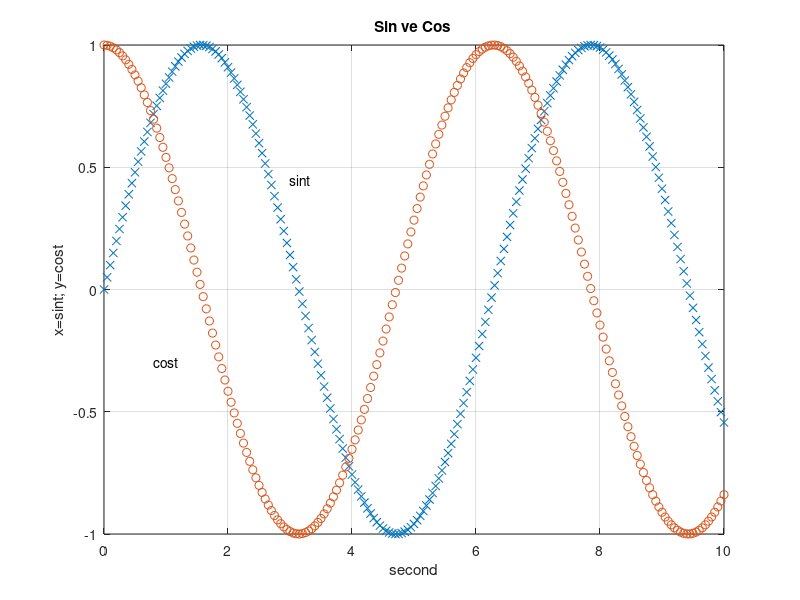

The MATLAB script that drew this image:
% show sinx and cosx in the same chart
t = 0:0.05:10;
x = sin(t);
y = cos(t);
plot(t,x,'x',t,y,'o');
grid;
title('Sin ve Cos ');
xlabel('second');
ylabel('x=sint; y=cost');
text(3,0.45,'sint');
text(0.8,-0.3,'cost');